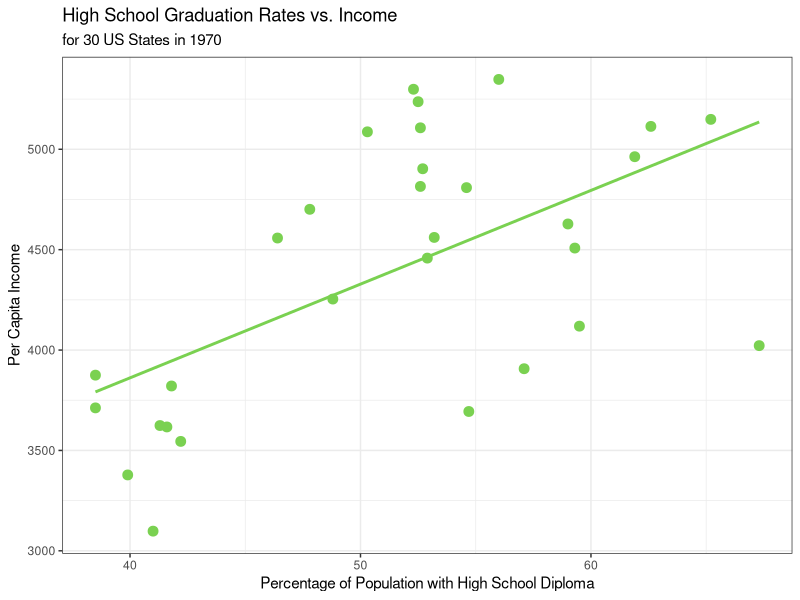
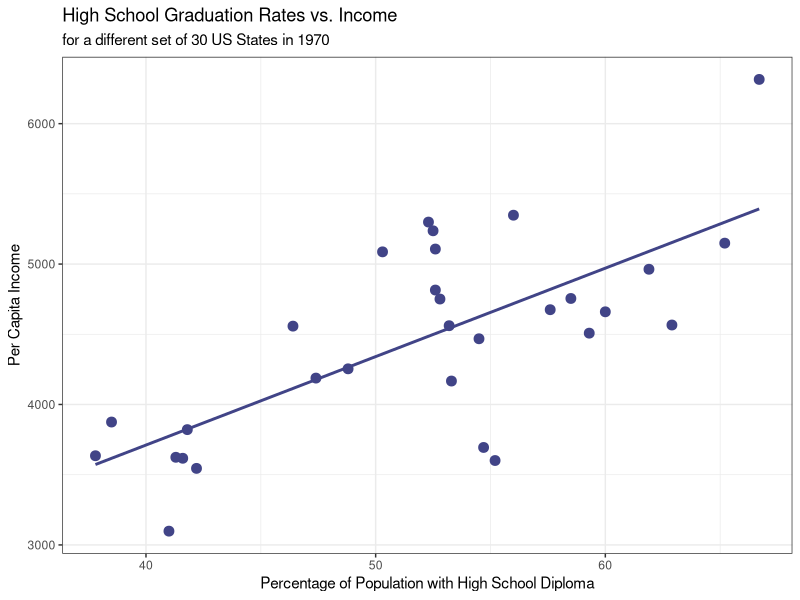
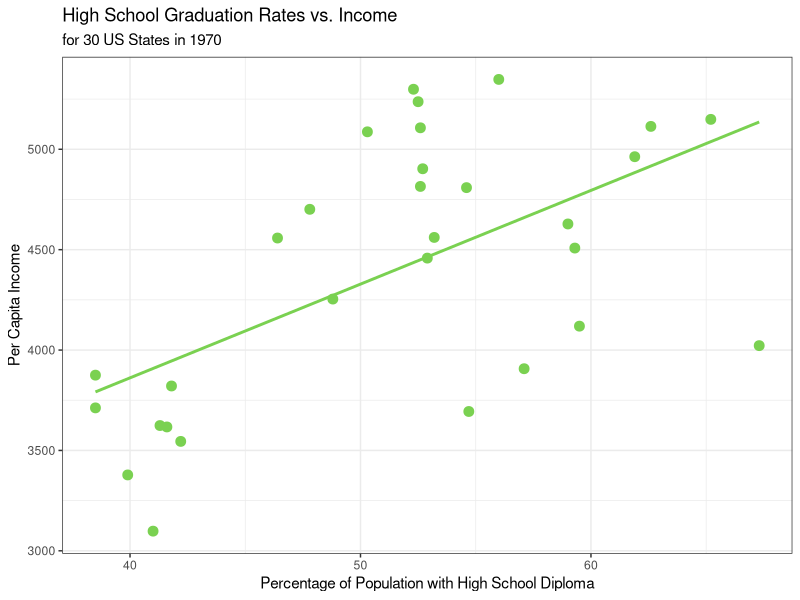
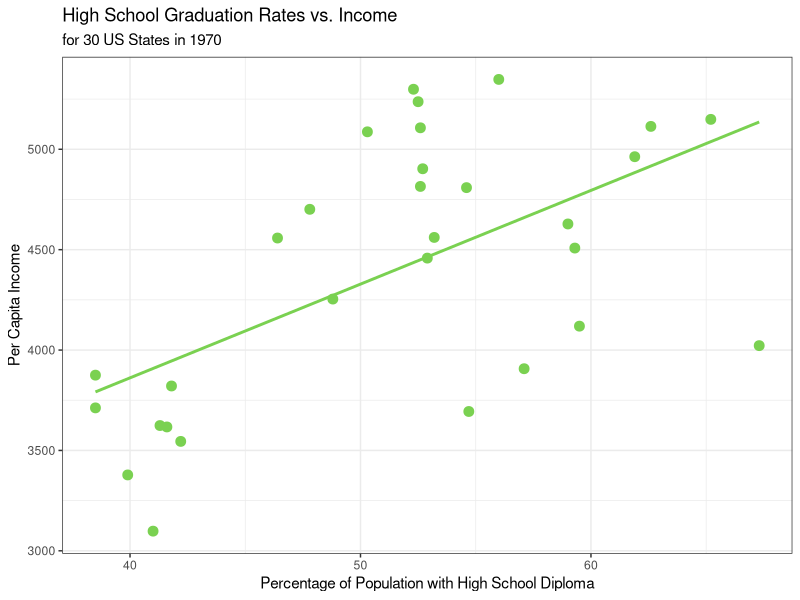

Here is the R script that generated these plots, in order:
## ---- chunk 1
library(tidyverse)
## ---- chunk 2
library(datasets)
 
state <- state.x77 |>
    as_tibble(rownames = "States")

set.seed(7493410)

keep <- sample(1:50, 30, replace = FALSE)

state_30 <- state[keep,]
state_30 <- state_30 |>
  rename("LifeExp"=`Life Exp`)
mod <- lm(LifeExp ~ Illiteracy, data = state_30)

## ---- chunk 3
#| fig-width: 5
#| fig-height: 4
state_30 |>
  ggplot(aes(x = `HS Grad`, y = Income)) +
  geom_point(color = viridis::viridis(6)[5], size = 3) + 
  labs(y = "Per Capita Income", 
       x = "Percentage of Population with High School Diploma", 
       title = "High School Graduation Rates vs. Income ",
       subtitle = "for 30 US States in 1970") + 
  theme(axis.title = element_text(size = 18)) + 
  theme_bw() + 
  stat_smooth(method = "lm",
              formula = y ~ x, 
              geom = "smooth", 
              se = FALSE, 
              color = viridis::viridis(6)[5])
## ---- chunk 4
mod1 <- lm(Income ~ `HS Grad`, data = state_30)
## ---- chunk 5
set.seed(7493489)
keep2 <- sample(1:50, 30, replace = FALSE)

state_30_2 <- state[keep2,]
## ---- chunk 6
#| fig-width: 5
#| fig-height: 4
state_30_2 |>
  ggplot(aes(x = `HS Grad`, y = Income)) +
  geom_point(color = viridis::viridis(6)[2], size = 3) + 
  labs(y = "Per Capita Income", 
       x = "Percentage of Population with High School Diploma", 
       title = "High School Graduation Rates vs. Income ",
       subtitle = "for a different set of 30 US States in 1970") + 
  theme(axis.title = element_text(size = 18)) + 
  theme_bw() + 
  stat_smooth(method = "lm",
              formula = y ~ x, 
              geom = "smooth", 
              se = FALSE, 
              color = viridis::viridis(6)[2])
## ---- chunk 7
mod2 <- lm(Income ~ `HS Grad`, data = state_30_2)
## ---- chunk 8
#| fig-width: 5
#| fig-height: 4
state_30 |>
  ggplot(aes(x = `HS Grad`, y = Income)) +
  geom_point(color = viridis::viridis(6)[5], size = 3) + 
  labs(y = "Per Capita Income", 
       x = "Percentage of Population with High School Diploma", 
       title = "High School Graduation Rates vs. Income ",
       subtitle = "for 30 US States in 1970") + 
  theme(axis.title = element_text(size = 18)) + 
  theme_bw() + 
  stat_smooth(method = "lm",
              formula = y ~ x, 
              geom = "smooth", 
              se = FALSE, 
              color = viridis::viridis(6)[5])
## ---- chunk 9
state_30 <- state_30 |>
  rename("HSGrad"=`HS Grad`)
## ---- chunk 10
#| echo: true

LSRL <- lm(Income ~ HSGrad, data = state_30)
summary(LSRL)
## ---- chunk 11
#| fig-width: 5
#| fig-height: 4
state_30 |>
  ggplot(aes(x = HSGrad, y = Income)) +
  geom_point(color = viridis::viridis(6)[5], size = 3) + 
  labs(y = "Per Capita Income", 
       x = "Percentage of Population with High School Diploma", 
       title = "High School Graduation Rates vs. Income ",
       subtitle = "for 30 US States in 1970") + 
  theme(axis.title = element_text(size = 18)) + 
  theme_bw() + 
  stat_smooth(method = "lm",
              formula = y ~ x, 
              geom = "smooth", 
              se = FALSE, 
              color = viridis::viridis(6)[5])
